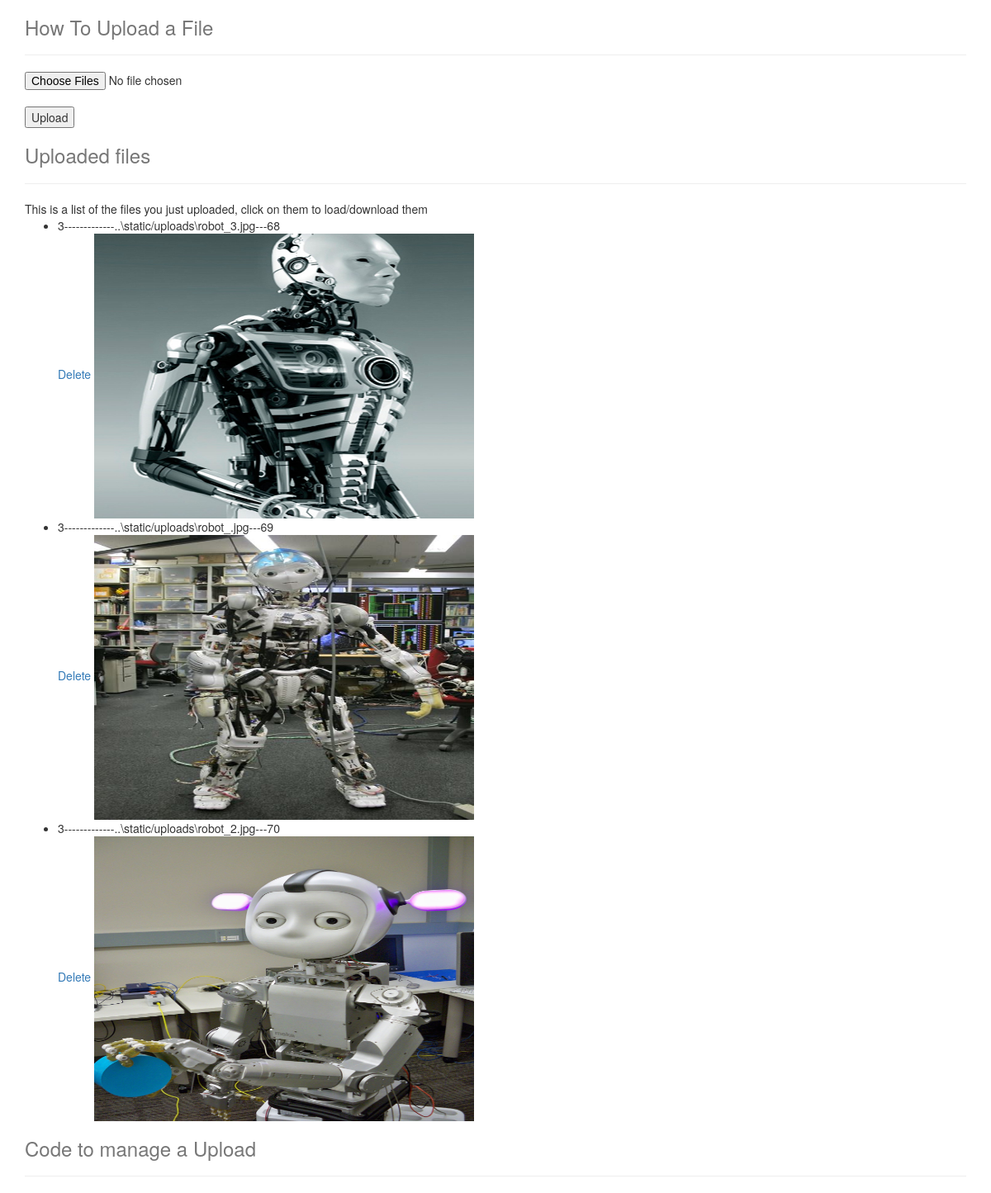
Before: /photo_upload/3 with the older database file.
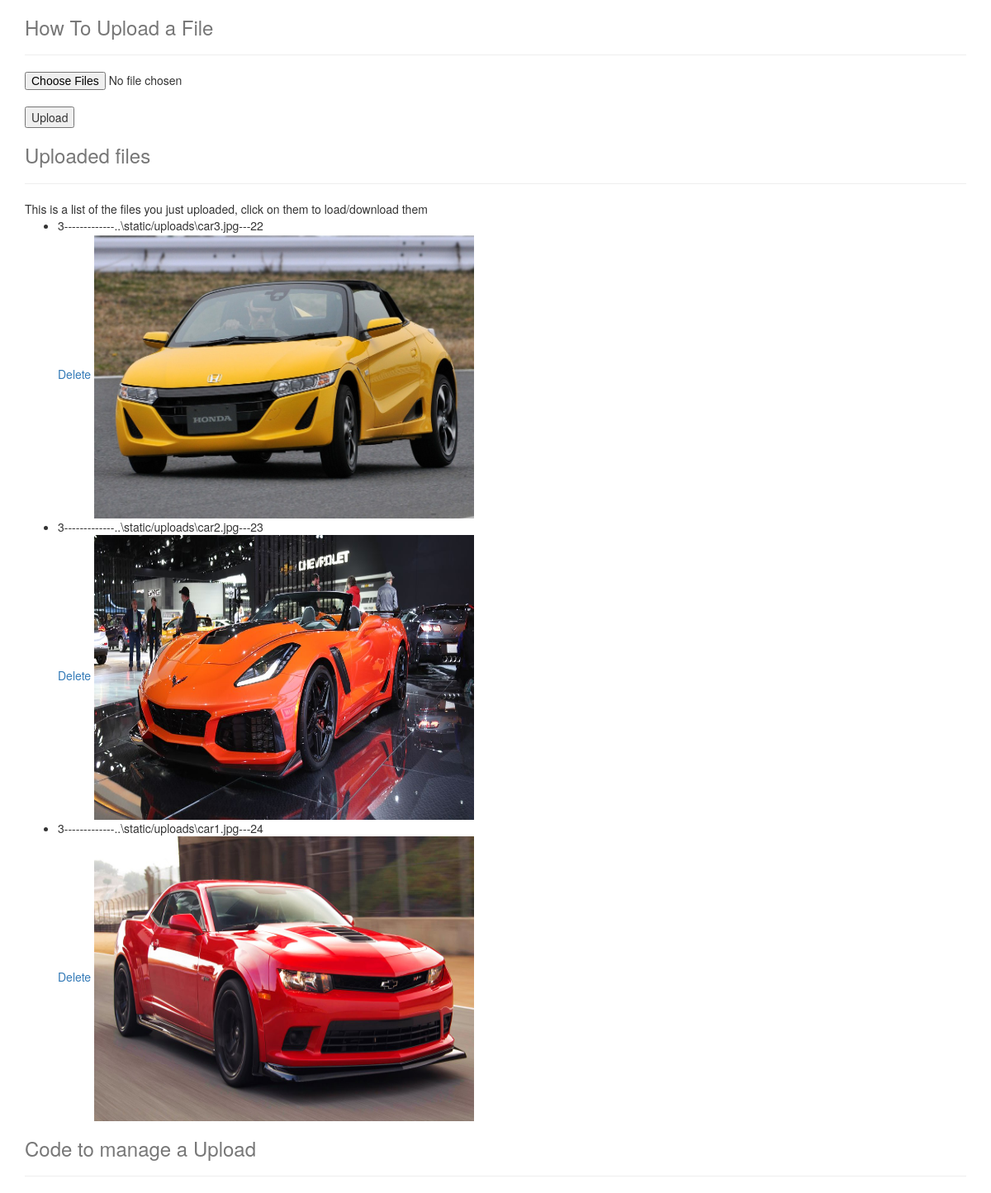
After: the same page with the newer database file.
### models.py (models this page shows)
class Photo(db.Model):
    id = db.Column(db.Integer, primary_key = True)
    album_id = db.Column(db.Integer, db.ForeignKey('album.id'))
    image = db.Column(db.String(100))

### views.py (the view, shortened to what this page needs)
@app.route('/photo_upload/<album_id>', methods=['GET','POST'])
def photo_upload(album_id):
    uploaded_files = request.files.getlist("file[]")
    filenames = []
    photos = Photo.query.filter_by(album_id=album_id).all()
    return render_template('upload.html', photos=photos, album_id = album_id)

### templates/upload.html (shortened to what this page needs)
<!DOCTYPE html>
<html lang="en">
<head>
    <link href="//netdna.bootstrapcdn.com/bootstrap/3.0.0/css/bootstrap.min.css" rel="stylesheet">
</head>
<body>
    <div class="container">
        <div class="header">
            <h3 class="text-muted">How To Upload a File</h3>
        </div>
        <hr/>
        <div>
            <form method="post" enctype="multipart/form-data">
                <input type="file" multiple="" name="file[]" class="span3" /><br />
                <input type="submit" value="Upload" class="span2">
            </form>
        </div>
    </div>
    <div class="container">
        <div class="header">
            <h3 class="text-muted">Uploaded files</h3>
        </div>
        <hr/>
        <div>
            This is a list of the files you just uploaded, click on them to load/download them
            <ul>
                {% for photo in photos %}
                <li>{{photo.album_id}}-------------{{photo.image}}---{{photo.id}}
                </li>
                <a href="/delete_photo/{{photo.album_id}}/{{photo.id}}">Delete</a>
                <img src="{{photo.image}}" alt="Robot Image" width="460" height="345"> {% endfor %}
            </ul>
        </div>
        <div class="header">
            <h3 class="text-muted">Code to manage a Upload</h3>
        </div>
        <hr/>
    </div>
</body>
</html>

Changed rows visible on the page:
removed Photo: album_id "3", image "..\\static/uploads\\robot_3.jpg", id "68", shows a picture
removed Photo: album_id "3", image "..\\static/uploads\\robot_.jpg", id "69", shows a picture
removed Photo: album_id "3", image "..\\static/uploads\\robot_2.jpg", id "70", shows a picture
now on this page (row edited): Photo: album_id "3", image "..\\static/uploads\\car3.jpg", id "22", shows a picture
now on this page (row edited): Photo: album_id "3", image "..\\static/uploads\\car2.jpg", id "23", shows a picture
now on this page (row edited): Photo: album_id "3", image "..\\static/uploads\\car1.jpg", id "24", shows a picture
